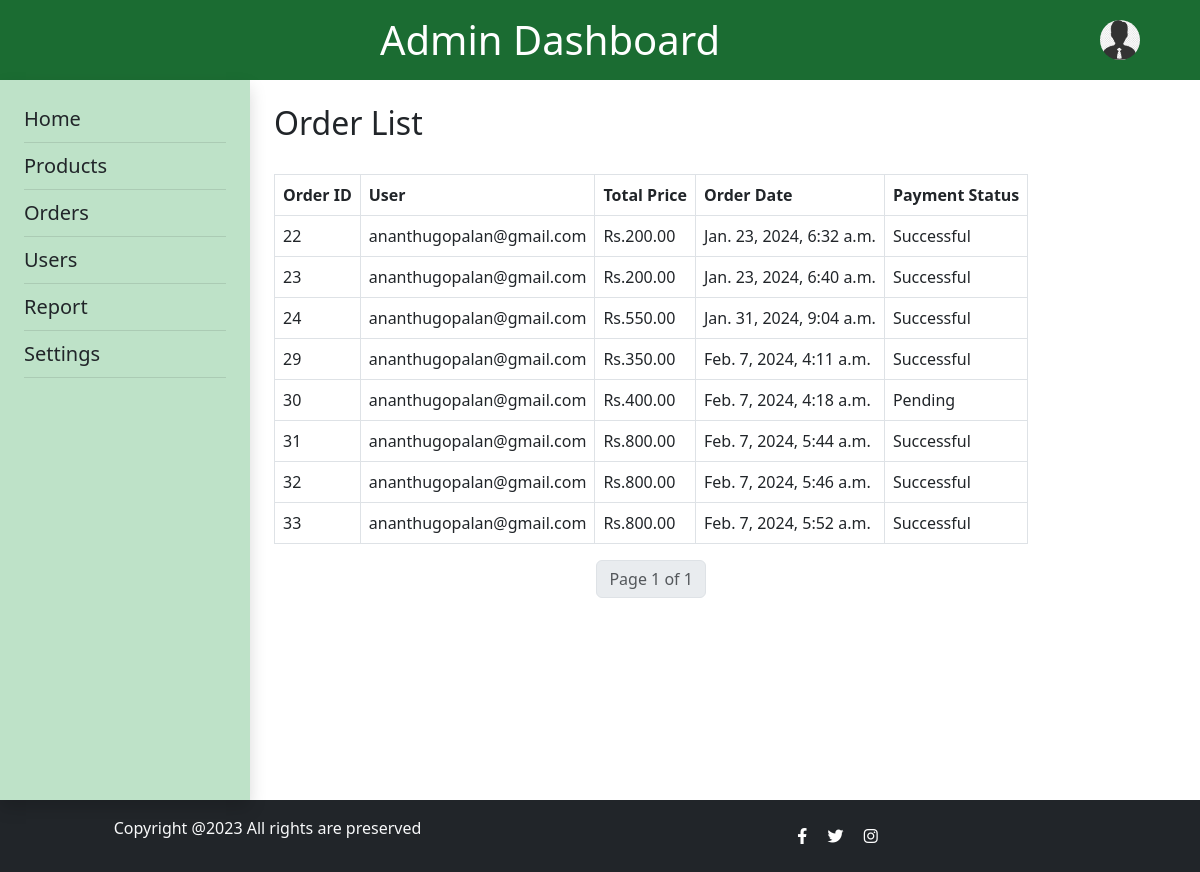
Page /admin_orders/ (signed in) on the earlier database version.
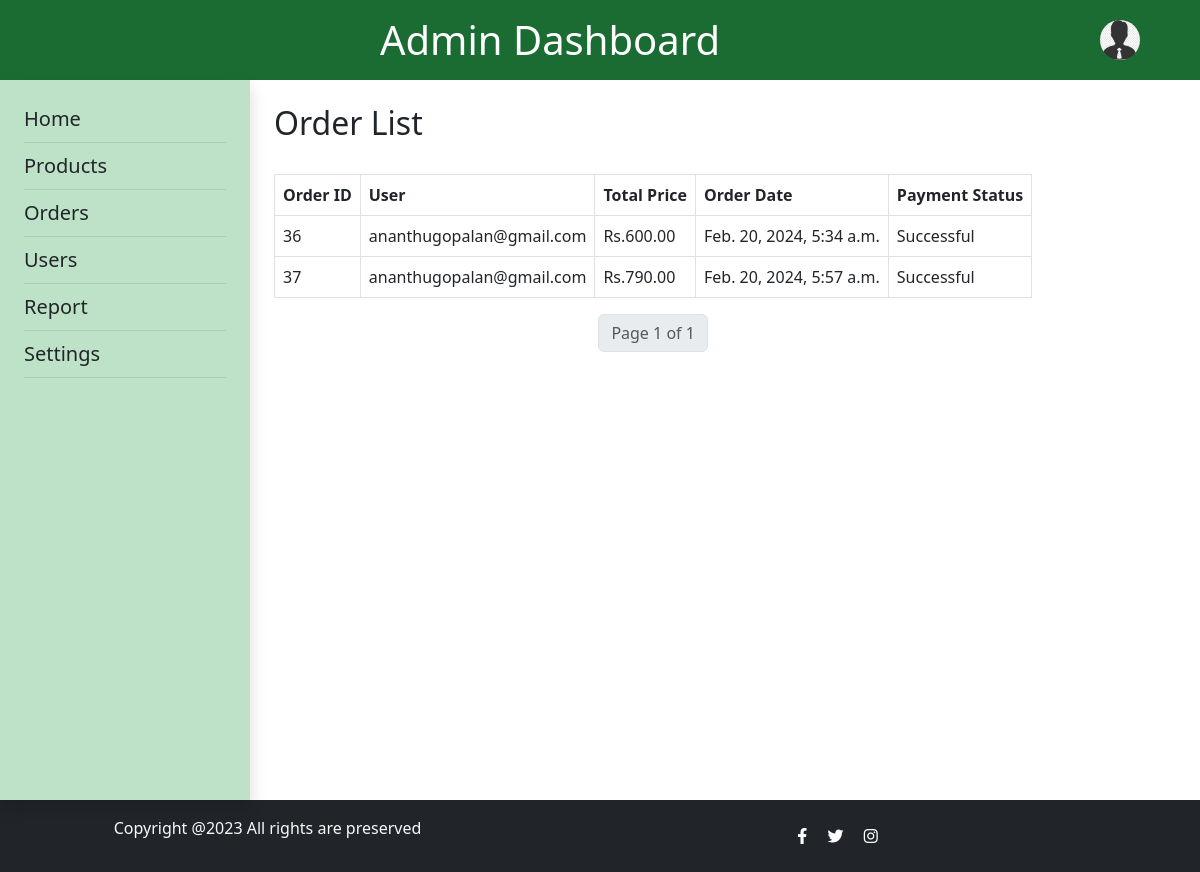
Same page on the later database version.
### agriselect/models.py (models this page shows, shortened)
class Order(models.Model):
    class PaymentStatusChoices(models.TextChoices):
        PENDING = 'pending', 'Pending'
        SUCCESSFUL = 'successful', 'Successful'
        FAILED = 'failed', 'Failed'
    user = models.ForeignKey(CustomUser, on_delete=models.CASCADE)
    cart_items = models.ManyToManyField('CartItem')  # Assuming the CartItem model has a reference to Product
    total_price = models.DecimalField(max_digits=10, decimal_places=2)
    order_date_only = models.DateField(default=timezone.now)
    order_date = models.DateTimeField(auto_now_add=True)
    razorpay_order_id = models.CharField(max_length=255, default=None)
    payment_status = models.CharField(
        max_length=20, choices=PaymentStatusChoices.choices, default=PaymentStatusChoices.PENDING)

### userapp/models.py (models this page shows, shortened)
class CustomUser(AbstractUser):
    username = None
    USERNAME_FIELD  = 'email'
    first_name = models.CharField(max_length=100, default='')
    last_name   = models.CharField(max_length=100, default='')
    email = models.EmailField(unique=True)
    password = models.CharField(max_length=128,null=True)
    is_customer = models.BooleanField(default=False)
    is_seller = models.BooleanField(default=False)
    pan_number = models.CharField(max_length=25, null=True)
    REQUIRED_FIELDS = []

### agriselect/views.py (the view)
# urls.py: path('admin_orders/', views.admin_orders, name='admin_orders'),
@login_required(login_url='user_login')
def admin_orders(request):
    orders_list = Order.objects.all()
    paginator = Paginator(orders_list, 10)  # Show 10 orders per page
    page = request.GET.get('page')
    try:
        orders = paginator.page(page)
    except PageNotAnInteger:
        orders = paginator.page(1)
    except EmptyPage:
        orders = paginator.page(paginator.num_pages)
    context = {'orders': orders}
    return render(request, 'admin_orders.html', context)

### template/admin_orders.html (shortened to what this page needs)
{% load static %}
<!DOCTYPE html>
<html lang="en">
<head>
    <link rel="stylesheet" href="https://cdn.jsdelivr.net/npm/bootstrap@5.3.0/dist/css/bootstrap.min.css">
    <link rel="stylesheet" href="https://cdnjs.cloudflare.com/ajax/libs/font-awesome/6.3.0/css/all.min.css">
</head>
<body>
    <header class="py-3 d-flex" style="background-color: #1b6c32 ;padding-right: 5%;">
        <div class="container text-center">
            <h1 class="mb-0 text-white">Admin Dashboard</h1>
        </div>
        <div class="dropdown">
            <img src="{% static "img/admin_icon.jpg" %}" alt="User Avatar" class="rounded-circle dropdown-toggle mt-1" id="userDropdown" data-bs-toggle="dropdown" aria-expanded="false" style="width: 40px; height: 40px; cursor: pointer;">
        </div>
    </header>
    <div class="d-flex">
        <nav class="sidenav shadow p-4" style="width: 250px; height: calc(100vh - 80px);background-color: #bee2c8;">
            <ul class="list-unstyled">
                <li><a href="{% url 'admin_dashboard' %}" class="text-dark text-decoration-none fs-5">Home</a></li>
                <li class="pb-2 mb-2" style="border-bottom: 1px solid rgba(0, 0, 0, 0.1);">
                <li><a href="{% url 'admin_products' %}" class="text-dark text-decoration-none fs-5">Products</a></li>
                <li class="pb-2 mb-2" style="border-bottom: 1px solid rgba(0, 0, 0, 0.1);">
                <li><a href="{% url 'admin_orders' %}" class="text-dark text-decoration-none fs-5">Orders</a></li>
                <li class="pb-2 mb-2" style="border-bottom: 1px solid rgba(0, 0, 0, 0.1);">
                <li><a href="{% url 'admin_users' %}" class="text-dark text-decoration-none fs-5">Users</a></li>
                <li class="pb-2 mb-2" style="border-bottom: 1px solid rgba(0, 0, 0, 0.1);">
                <li><a href="#" class="text-dark text-decoration-none fs-5">Report</a></li>
                <li class="pb-2 mb-2" style="border-bottom: 1px solid rgba(0, 0, 0, 0.1);">
                <li><a href="{% url 'admin_settings' %}" class="text-dark text-decoration-none fs-5">Settings</a></li>
                <li class="pb-2 mb-2" style="border-bottom: 1px solid rgba(0, 0, 0, 0.1);">
            </ul>
        </nav>
        <main class="ms-4 mt-4">
            <section class="content">
                <h2>Order List</h2><br>
                <table class="table table-bordered">
                    <thead>
                        <tr>
                            <th>Order ID</th>
                            <th>User</th>
                            <th>Total Price</th>
                            <th>Order Date</th>
                            <th>Payment Status</th>
                        </tr>
                    </thead>
                    <tbody>
                        {% for order in orders %}
                            <tr>
                                <td>{{ order.id }}</td>
                                <td>{{ order.user.email }}</td>
                                <td>Rs.{{ order.total_price }}</td>
                                <td>{{ order.order_date }}</td>
                                <td>{{ order.get_payment_status_display }}</td>
                            </tr>
                        {% endfor %}
                    </tbody>
                </table>
                <nav aria-label="Page navigation">
                    <ul class="pagination justify-content-center">
                        <li class="page-item disabled"><span class="page-link">Page {{ orders.number }} of {{ orders.paginator.num_pages }}</span></li>
                    </ul>
                </nav>
            </section>
        </main>
    </div>
    <footer class="footer mt-0 py-3 bg-dark">
        <div class="container text-center">
        <div class="row text-center text-md-left align-items-center">
            <div class="col-md-5">
            <p class="text-light">Copyright @2023 All rights are preserved</p>
            </div>
            <div class="col-md-7">
            <a href="#" class="social-icons text-white"><i class="fab fa-facebook-f"></i></a>
            <a href="#" class="social-icons text-white"><i class="fab fa-twitter"></i></a>
            <a href="#" class="social-icons text-white"><i class="fab fa-instagram"></i></a>
            </div>
        </div>
        </div>
    </footer>
</body>
</html>

Differences in the rows shown:
removed Order: id "22", user.email "ananthugopalan@gmail.com", total_price "200.00", order_date "Jan. 23, 2024, 6:32 a.m.", payment_status "Successful"
removed Order: id "23", user.email "ananthugopalan@gmail.com", total_price "200.00", order_date "Jan. 23, 2024, 6:40 a.m.", payment_status "Successful"
removed Order: id "24", user.email "ananthugopalan@gmail.com", total_price "550.00", order_date "Jan. 31, 2024, 9:04 a.m.", payment_status "Successful"
removed Order: id "29", user.email "ananthugopalan@gmail.com", total_price "350.00", order_date "Feb. 7, 2024, 4:11 a.m.", payment_status "Successful"
removed Order: id "30", user.email "ananthugopalan@gmail.com", total_price "400.00", order_date "Feb. 7, 2024, 4:18 a.m.", payment_status "Pending"
removed Order: id "31", user.email "ananthugopalan@gmail.com", total_price "800.00", order_date "Feb. 7, 2024, 5:44 a.m.", payment_status "Successful"
removed Order: id "32", user.email "ananthugopalan@gmail.com", total_price "800.00", order_date "Feb. 7, 2024, 5:46 a.m.", payment_status "Successful"
removed Order: id "33", user.email "ananthugopalan@gmail.com", total_price "800.00", order_date "Feb. 7, 2024, 5:52 a.m.", payment_status "Successful"
added Order: id "36", user.email "ananthugopalan@gmail.com", total_price "600.00", order_date "Feb. 20, 2024, 5:34 a.m.", payment_status "Successful"
added Order: id "37", user.email "ananthugopalan@gmail.com", total_price "790.00", order_date "Feb. 20, 2024, 5:57 a.m.", payment_status "Successful"
